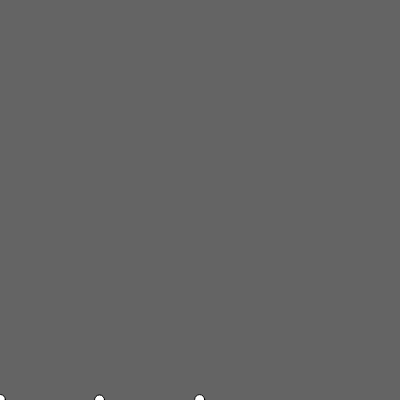
Frame 1 (no input)
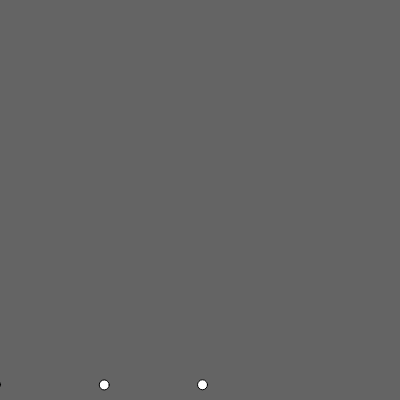
Frame 60 (no input)
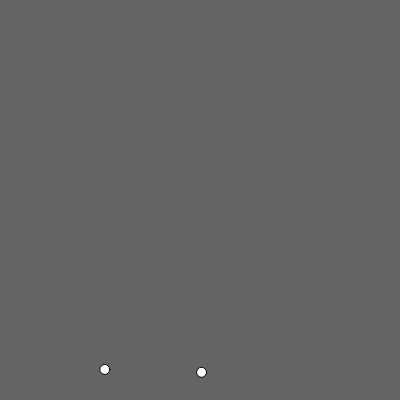
Frame 120 (the mouse pressed at the canvas centre since frame 60)

The p5.js sketch that drew these frames (run headless with seeded random() and noise() and a simulated clock; from frame 60 on, the mouse is pressed at the canvas centre):

// p5.js sketch
// ── sketch.js
var balls = [];

function setup() {
  createCanvas(400, 400);

  for ( var i = 0; i <3 ; i++){
    balls[i] = new Ball(100 * i, height);
  }
}



function draw() {
  background(100);
  for (var i = 0; i <balls.length; i++) {
    balls[i].move();
    balls[i].display();
  }
}


function Ball(x,y) {
  this.x = x;
  this.y = y;
  this.size = 10;
  this.move = function () {
    this.x = this.x + Math.random() - 0.5;
    this.y = this.y - Math.random()*0.5;
  }
  this.display = function () {
    ellipse(this.x, this.y, this.size, this.size);
  }
  }
